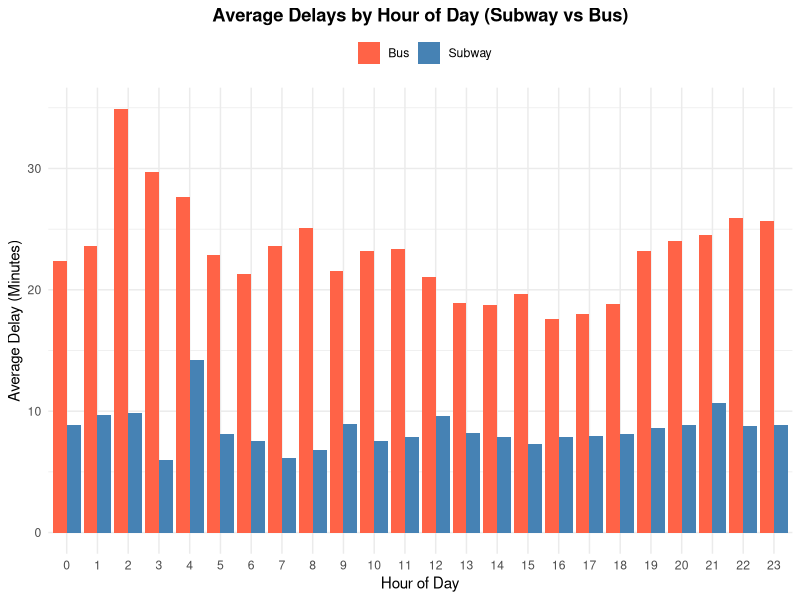
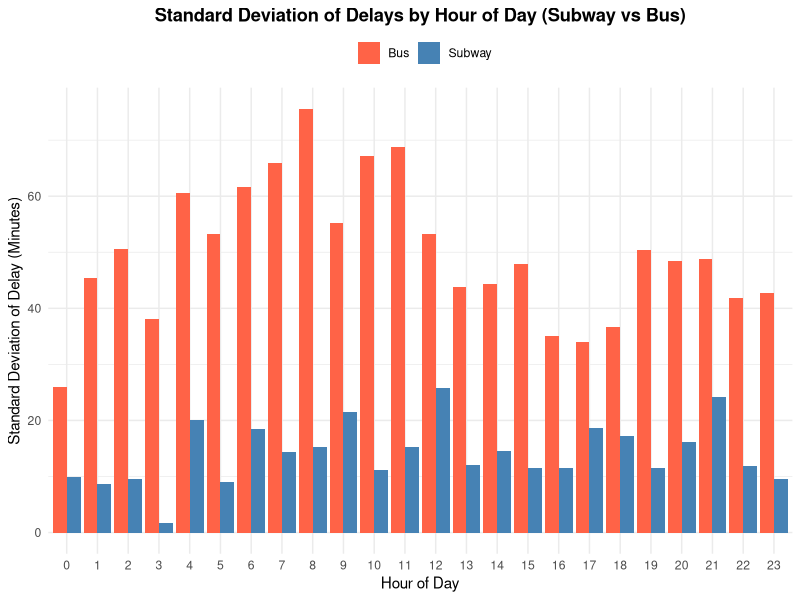
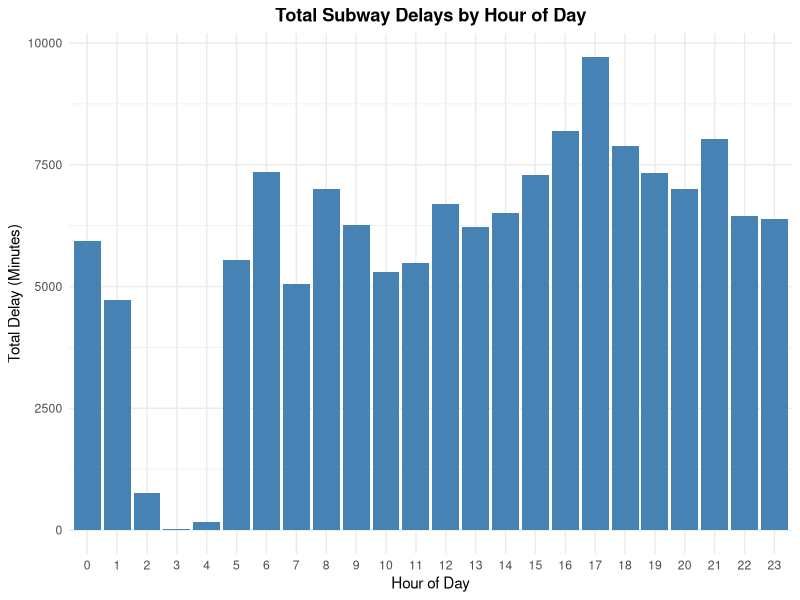
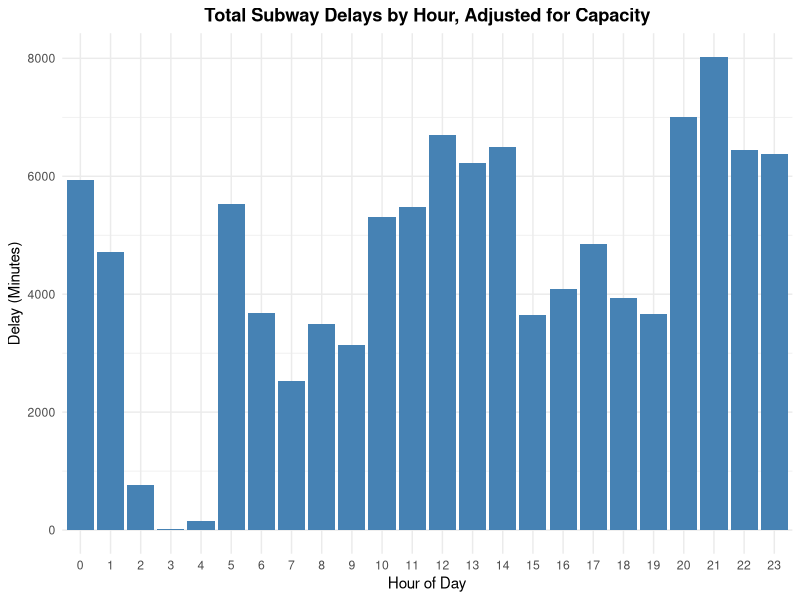

The R source for these figures, in order:
## ---- chunk 1
#| warning: false
#| message: false
#| echo: false
# Load necessary libraries
library(tidyverse)
library(knitr)
library(kableExtra)

# Read the CSV file and select the first 8 rows
data <- read.csv(here::here("./data/analysis_data/analysis_data_bus.csv")) %>%
  slice(18:22)

# Create a kable table with LaTeX format
data %>%
  kable("latex",
    caption = "Sample of cleaned analysis data {#tbl-analysis}",
    col.names = c("Time", "Date", "Min. Delay", "Hour"),
    booktabs = TRUE
  ) %>% # Use booktabs for better formatting
  kable_styling(latex_options = c("striped", "hold_position")) # Add hold_position for placement
## ---- chunk 2
#| label: fig-times-mean
#| fig-cap: Subway delays w.r.t. time of day
#| echo: false
#| warning: false
#| message: false

library(tidyverse)
library(dplyr)
library(lubridate)
library(here)

# Load the cleaned data
subwayData <- read.csv(here::here("./data/analysis_data/analysis_data.csv"))
busData <- read.csv(here::here("./data/analysis_data/analysis_data_bus.csv"))

# Aggregate data by hour to calculate total and mean delays
hourly_delays_subway <- subwayData %>%
  group_by(Hour) %>%
  summarise(
    Total_Delay_Subway = sum(Min.Delay, na.rm = TRUE),
    Mean_Delay_Subway = mean(Min.Delay, na.rm = TRUE)
  )

hourly_delays_bus <- busData %>%
  group_by(Hour) %>%
  summarise(
    Total_Delay_Bus = sum(Min.Delay, na.rm = TRUE),
    Mean_Delay_Bus = mean(Min.Delay, na.rm = TRUE)
  )

# Combine subway and bus data for comparison
hourly_delays_combined <- hourly_delays_subway %>%
  full_join(hourly_delays_bus, by = "Hour")

# Reshape data for average delays
hourly_avg_combined_long <- hourly_delays_combined %>%
  pivot_longer(
    cols = starts_with("Mean"),
    names_to = "Type",
    values_to = "Mean_Delay"
  ) %>%
  mutate(Type = recode(Type,
    "Mean_Delay_Subway" = "Subway",
    "Mean_Delay_Bus" = "Bus"
  ))

# Plot 1: Average delays by hour of day (combined subway and bus)
ggplot(hourly_avg_combined_long, aes(x = factor(Hour), y = Mean_Delay, fill = Type)) +
  geom_bar(stat = "identity", position = "dodge") +
  labs(
    title = "Average Delays by Hour of Day (Subway vs Bus)",
    x = "Hour of Day",
    y = "Average Delay (Minutes)",
    fill = ""
  ) +
  scale_fill_manual(values = c("Subway" = "steelblue", "Bus" = "tomato")) +
  theme_minimal() +
  theme(
    legend.position = "top",
    plot.title = element_text(hjust = 0.5, face = "bold")
  )
## ---- chunk 3
#| label: fig-times-stdev
#| fig-cap: Standard deviation of subway and bus delays w.r.t. time of day
#| echo: false
#| warning: false
#| message: false
# Calculate standard deviation for subway and bus data by hour
hourly_sd_subway <- subwayData %>%
  group_by(Hour) %>%
  summarise(
    StdDev_Delay_Subway = sd(Min.Delay, na.rm = TRUE)
  )

hourly_sd_bus <- busData %>%
  group_by(Hour) %>%
  summarise(
    StdDev_Delay_Bus = sd(Min.Delay, na.rm = TRUE)
  )

# Combine subway and bus data for standard deviation comparison
hourly_sd_combined <- hourly_sd_subway %>%
  full_join(hourly_sd_bus, by = "Hour")

# Reshape data for standard deviations
hourly_sd_combined_long <- hourly_sd_combined %>%
  pivot_longer(
    cols = starts_with("StdDev"),
    names_to = "Type",
    values_to = "StdDev_Delay"
  ) %>%
  mutate(Type = recode(Type,
    "StdDev_Delay_Subway" = "Subway",
    "StdDev_Delay_Bus" = "Bus"
  ))

# Plot 2: Standard deviation of delays by hour of day (combined subway and bus)
ggplot(hourly_sd_combined_long, aes(x = factor(Hour), y = StdDev_Delay, fill = Type)) +
  geom_bar(stat = "identity", position = "dodge") +
  labs(
    title = "Standard Deviation of Delays by Hour of Day (Subway vs Bus)",
    x = "Hour of Day",
    y = "Standard Deviation of Delay (Minutes)",
    fill = ""
  ) +
  scale_fill_manual(values = c("Subway" = "steelblue", "Bus" = "tomato")) +
  theme_minimal() +
  theme(
    legend.position = "top",
    plot.title = element_text(hjust = 0.5, face = "bold")
  )
## ---- chunk 4
#| label: fig-times-total
#| fig-cap: Total delay times of the TTC subway system per hour
#| echo: false

library(tidyverse)
library(dplyr)
library(lubridate)
library(here)

# Load the cleaned data
subwayData <- read.csv(here::here("./data/analysis_data/analysis_data.csv"))
busData <- read.csv(here::here("./data/analysis_data/analysis_data_bus.csv"))

# Reshape data for total delays
hourly_delays_subway <- subwayData %>%
  group_by(Hour) %>%
  summarise(Total_Delay_Subway = sum(Min.Delay, na.rm = TRUE))

ggplot(hourly_delays_subway, aes(x = factor(Hour), y = Total_Delay_Subway)) +
  geom_bar(stat = "identity", fill = "steelblue") +
  labs(
    title = "Total Subway Delays by Hour of Day",
    x = "Hour of Day",
    y = "Total Delay (Minutes)"
  ) +
  theme_minimal() +
  theme(plot.title = element_text(hjust = 0.5, face = "bold"))
## ---- chunk 5
#| label: fig-times-adjusted
#| fig-cap: Delay time adjusted for the approximate subway load
#| echo: false

library(tidyverse)
library(dplyr)
library(lubridate)
library(here)

# Load the cleaned data
subwayData <- read.csv(here::here("./data/analysis_data/analysis_data.csv"))
busData <- read.csv(here::here("./data/analysis_data/analysis_data_bus.csv"))

# Function to adjust subway delays
adjust_subway_delays <- function(data) {
  data %>%
    mutate(Adjusted_Delay = ifelse(Hour %in% 6:9 | Hour %in% 15:19, Min.Delay / 2, Min.Delay))
}

# Apply the adjustment to subway data
subwayData <- adjust_subway_delays(subwayData)

# Aggregate the adjusted data by hour for total delays
hourly_delays_subway <- subwayData %>%
  group_by(Hour) %>%
  summarise(Total_Delay_Subway = sum(Adjusted_Delay, na.rm = TRUE))

# Plot: Adjusted total subway delays by hour of day
ggplot(hourly_delays_subway, aes(x = factor(Hour), y = Total_Delay_Subway)) +
  geom_bar(stat = "identity", fill = "steelblue") +
  labs(
    title = "Total Subway Delays by Hour, Adjusted for Capacity",
    x = "Hour of Day",
    y = "Delay (Minutes)"
  ) +
  theme_minimal() +
  theme(plot.title = element_text(hjust = 0.5, face = "bold"))
## ---- chunk 6
#| warning: false
#| message: false
#| echo: false
# Load necessary libraries
library(tidyverse)
library(knitr)
library(kableExtra)

# Read the CSV file and select the first 8 rows
data <- read.csv(here::here("./data/raw_data/raw_data.csv")) %>%
  slice(1:8)

# Split the data into two parts
data1 <- data %>% select(Date, Time, Day, Station, Code) # First half of the columns
data2 <- data %>% select(`Min.Delay`, `Min.Gap`, Bound, Line, Vehicle) # Second half of the columns

# Create the first table
table1 <- data1 %>%
  kable("latex",
    caption = "Sample of raw data {#tbl-raw-1}",
    col.names = c("Date", "Time", "Day", "Station", "Code"),
    booktabs = TRUE
  ) %>%
  kable_styling(latex_options = c("striped", "hold_position"))
table1
## ---- chunk 7
#| warning: false
#| message: false
#| echo: false
#|
table2 <- data2 %>%
  kable("latex",
    caption = "Sample of raw data (continued) {#tbl-raw-2}",
    col.names = c("Min Delay", "Min Gap", "Bound", "Line", "Vehicle"),
    booktabs = TRUE
  ) %>%
  kable_styling(latex_options = c("striped", "hold_position"))
table2
